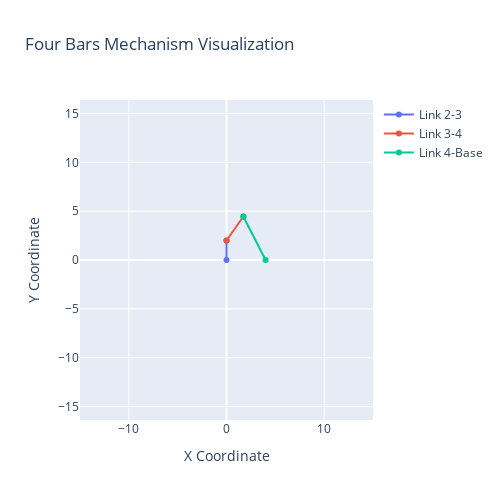

Notebook cell for this chart:
### Code cell
# plot_mechanism_updated_json({'r_x_2': 0.0,
#  'r_x_3': 1.22464679914735e-16,
#  'r_y_2': 0.0,
#  'r_y_3': 2.00000000000000,
#  'r_y_4': 4.45329983228432,
#  'r_x_4': 1.72664991614216,
#  'theta_3': 0.957519808434573,
#  'theta_4': -1.09879464065591},Separation)

def convert_floats(input_dict):
    return {k: float(v) if isinstance(v, sp.Float) else v for k, v in input_dict.items()}

solution_json_converted = convert_floats(solution_json)
plot_mechanism_updated_json(solution_json_converted, Separation)


#plot_mechanism_updated_json(solution_json,Separation)

### Figure 1 — Plotly figure (JSON) as saved in the notebook; plotly's stock layout.template omitted (floating-point values rounded to 4 significant figures)
{"data": [{"mode": "lines+markers", "name": "Link 2-3", "type": "scatter", "x": [0, 1.225e-16], "y": [0, 2]}, {"mode": "lines+markers", "name": "Link 3-4", "type": "scatter", "x": [1.225e-16, 1.727], "y": [2, 4.453]}, {"mode": "lines+markers", "name": "Link 4-Base", "type": "scatter", "x": [1.727, 4], "y": [4.453, 0]}], "layout": {"autosize": false, "height": 500, "showlegend": true, "title": {"text": "Four Bars Mechanism Visualization"}, "width": 500, "xaxis": {"range": [-15, 15], "scaleanchor": "y", "scaleratio": 1, "title": {"text": "X Coordinate"}}, "yaxis": {"range": [-15, 15], "scaleanchor": "x", "scaleratio": 1, "title": {"text": "Y Coordinate"}}}}
